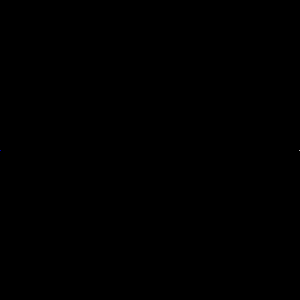
Frame 1 (no input)
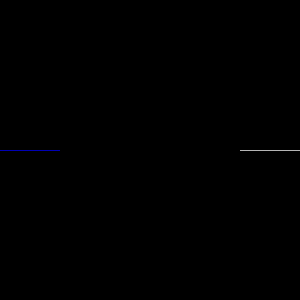
Frame 60 (the mouse pressed at the canvas centre just before this capture)
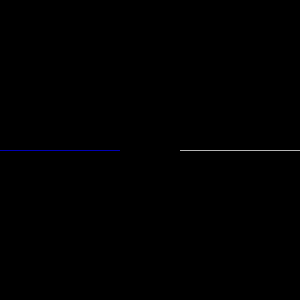
Frame 120 (the mouse held since frame 60 and released just before this capture)

The Processing sketch that drew these frames (run headless with seeded random() and noise(); from frame 60 on, the mouse is pressed at the canvas centre):

// Processing sketch: processing_77774
// ── processing_77774.pde

//Kitty Kwan, mods 4/5, 8/29/12, Tron
/* @pjs globalKeyEvents="true";*/
int x=299;
int y=150;
int playeraX=0;
int playeraY=150;
int direction=LEFT;
int playeraDirection=RIGHT;
boolean gameOver=false;
void setup ()
{
  size (300, 300);
  background (0);
}

void draw ()
{
  stroke (255);
  if (get(x, y) !=color (0))
  {
    fill (255, 0, 0);
    textSize (22);
    text ("Game Over: Player 2 loses", 20,100);
    gameOver=true;
    
  
  }
  if (get(playeraX, playeraY) !=color (0))
  {
    fill (255, 0, 0);
    textSize (22);
    text ("Game Over: Player 1 loses",20,100);
    gameOver=true;
    
  }
  else if (gameOver==false)
  {
    human ();
    playera ();
  }
  }


void keyPressed ()
{
  if (keyCode==UP || keyCode==DOWN || keyCode==LEFT|| keyCode==RIGHT)
  {
    direction=keyCode;
  }
    if (key=='a' && playeraDirection !=RIGHT)
  {
    playeraDirection=LEFT;
  }
  else if (key=='d' && playeraDirection!=LEFT)
  {
    playeraDirection=RIGHT;
  }
  else if (key=='w'&& playeraDirection !=DOWN)
  {
    playeraDirection=UP;
  }
  else if (key== 's' && playeraDirection !=UP)
  {
    playeraDirection=DOWN;
  }
}
  
  
void human ()
{ point (x, y);
    if (direction==RIGHT)
    {
      x++;
    }
    else if (direction==LEFT )
    {
      x--;
    }
    else if (direction==UP)
    {
      y--;
    }
    else if (direction==DOWN)
    {
      y++;
    }
  }
  
  
  
 void playera ()
 {
   stroke (0,0,255);
    point (playeraX, playeraY);
    if (playeraDirection==RIGHT )
    {
      playeraX++;
    }
    else if (playeraDirection==LEFT)
    {
      playeraX--;
    }
    else if (playeraDirection==UP)
    {
      playeraY--;
    }
    else if (playeraDirection==DOWN)
    {
      playeraY++;
    }
   
 }
